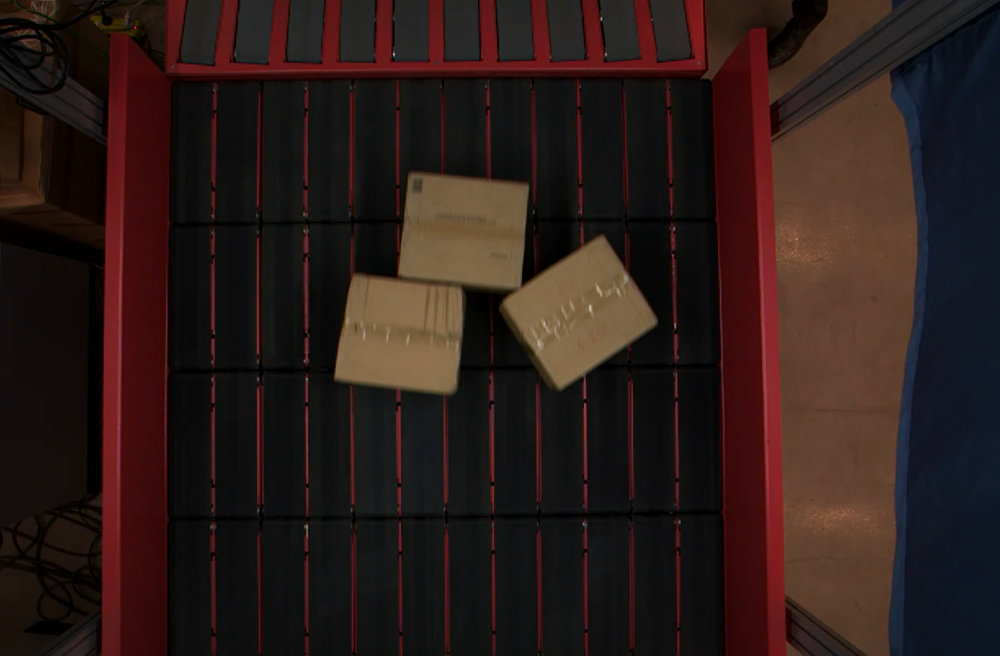
//> input picture box4.png, 1000 x 656 px, shrunk from 1291 x 847 before the run
$ ./contour   (built with g++ and OpenCV 4)
//> lines starting //> are read from the running program, lines starting //| are printed output that depends on the picture; after the words box and inside, x2 and y2 are one past the last pixel; in counts of white or black regions, pixels touching at a corner belong together
#include<opencv2/opencv.hpp>
#include "core/core.hpp"
#include "highgui.hpp"
#include "imgproc/imgproc.hpp"
#include "iostream"

using namespace std;
using namespace cv;

int main()
{
	Mat imageSource=imread("box4.png");
//> imageSource is the input picture: 656 rows x 1000 cols, CV_8UC3; mean B, G, R 25.1, 28, 44
	Mat image_gray;
	imshow("Source Image",imageSource);
	Mat image;
	cvtColor(imageSource,image_gray,COLOR_BGR2GRAY);
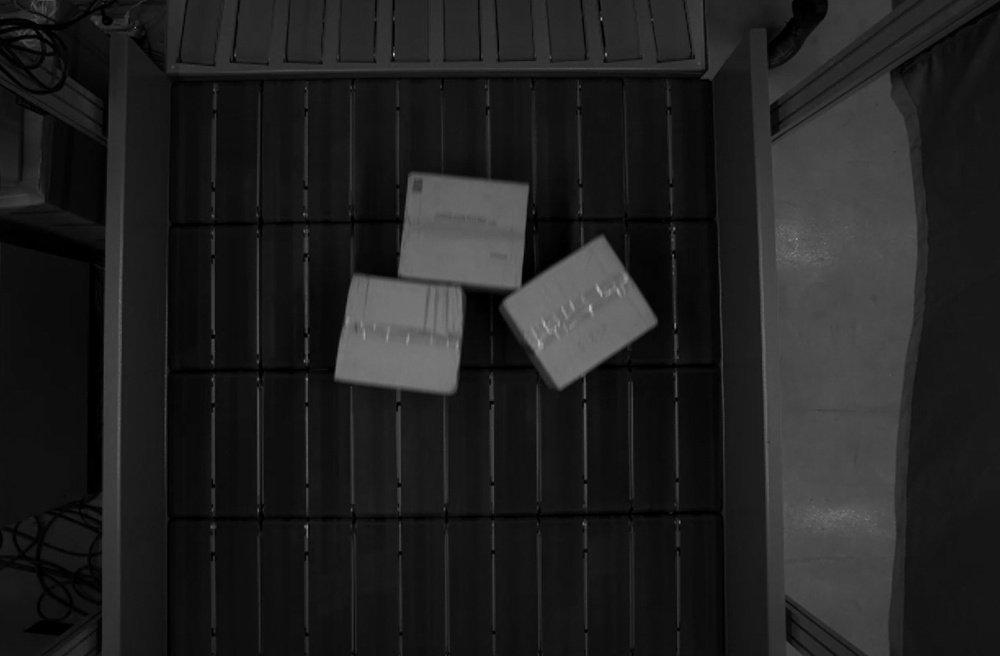
//> image_gray: 656 rows x 1000 cols, CV_8UC1; min 0, max 193, mean 32.5
	GaussianBlur(image_gray,image,Size(3,3),0);
	Mat lap_dst, dst;
	// Canny(image,image,50,70);//对图像进行边缘检测
	threshold(image,image,0,255,cv::THRESH_OTSU); //Opencv Otsu算法
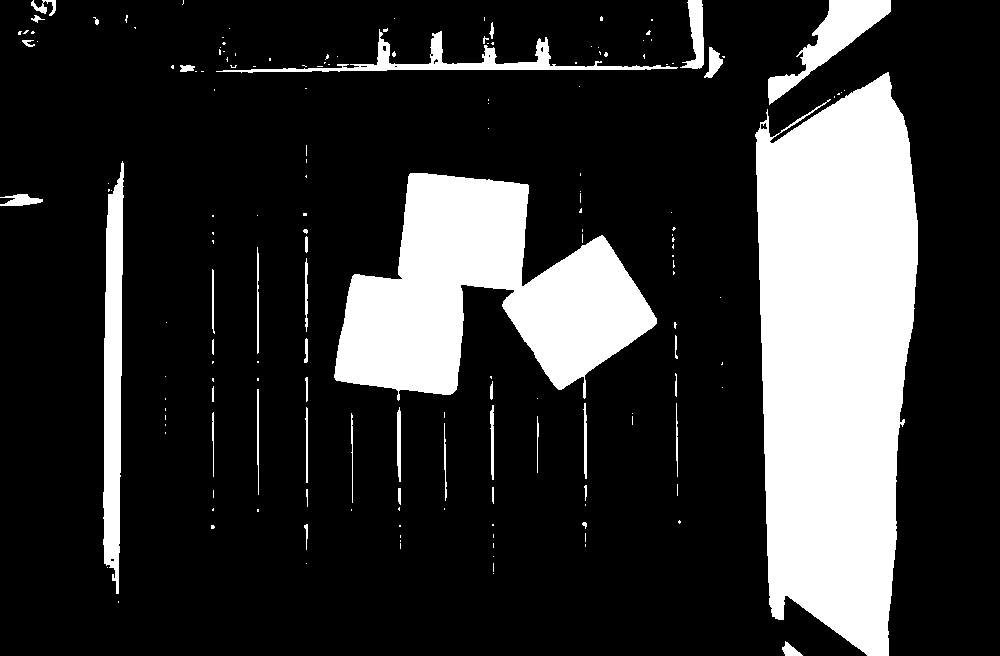
//> image: 656 rows x 1000 cols, CV_8UC1; 20.3% white; 171 white regions (128 under 20 px), largest, box (x1, y1, x2, y2) and area: (755, 72, 918, 656) 74426, (334, 173, 657, 401) 39546, (103, 161, 124, 594) 6503
	//获取自定义核 第一个参数MORPH_RECT表示矩形的卷积核，当然还可以选择椭圆形的、交叉型的
    Mat element = getStructuringElement(MORPH_RECT, Size(7, 7));
    morphologyEx(image,image,MORPH_OPEN,element);//对图像进行形态学处理，开运算
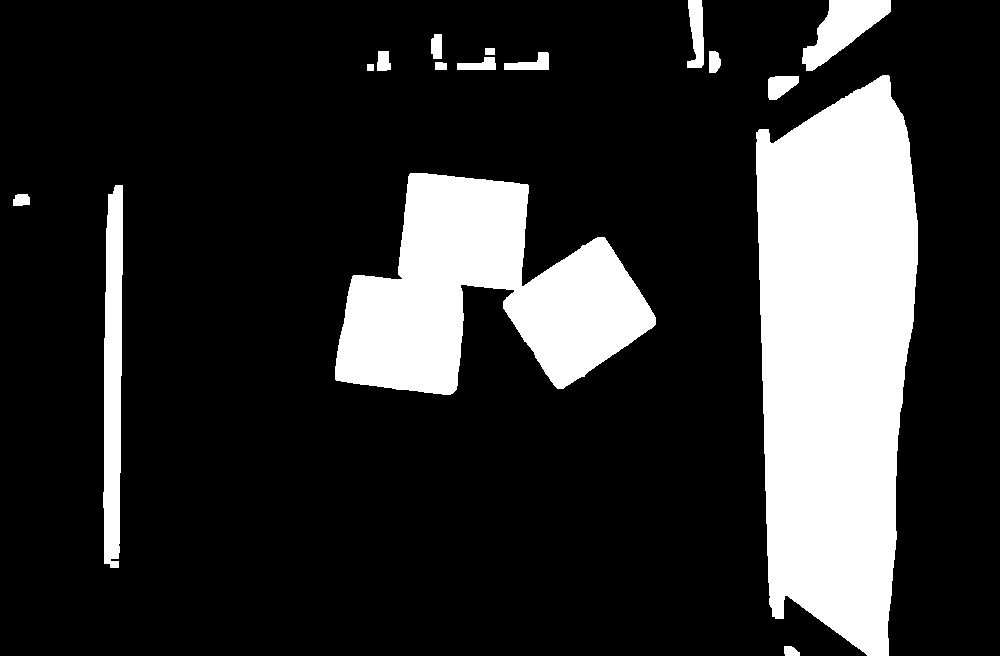
//> image: 656 rows x 1000 cols, CV_8UC1; 19.3% white; 16 white regions
	imshow("边缘检测",image);
	vector<vector<Point>> contours;//vector容器里面放了一个vector容器，子容器里放点
	vector<Vec4i> hierarchy;//vector内存储四维int向量，hierarchy[i][0] ~hierarchy[i][3]，分别表示第i个轮廓的后一个轮廓、前一个轮廓、父轮廓、内嵌轮廓的索引编号
	findContours(image,contours,hierarchy,RETR_LIST,CHAIN_APPROX_NONE,Point());
//> contours = 16 contours; largest, box (x1, y1, x2, y2) and area: (756, 75, 918, 656) 73478, (335, 173, 656, 395) 38871, (103, 185, 123, 568) 5868, (802, 0, 891, 71) 2924, (687, 0, 704, 68) 758
	Mat imageContours=Mat::zeros(image.size(),CV_8UC1);
	Mat Contours=Mat::zeros(image.size(),CV_8UC1);  //绘制轮廓的图
	RNG rng(0);
	vector<Point> cnt;
	vector<Vec4i> defects;
	vector<Point> hull;
	Vec4i def;
	for(int i=0;i<contours.size();i++)
	{
		//contours[i]代表的是第i个轮廓，contours[i].size()代表的是第i个轮廓上所有的像素点数
		for(int j=0;j<contours[i].size();j++)
		{
			//绘制出contours向量内所有的像素点
			Point P=Point(contours[i][j].x,contours[i][j].y);
			Contours.at<uchar>(P)=255;
		}

		//输出hierarchy向量内容
		char ch[256];
		sprintf(ch,"%d",i);
		string str=ch;
		cout<<"向量hierarchy的第" <<str<<" 个元素内容为："<<endl<<hierarchy[i]<<endl<<endl;
		Scalar color = Scalar(rng.uniform(0,255), rng.uniform(0,255), rng.uniform(0,255));
		//绘制轮廓
		drawContours(Contours,contours,i,color,3,8,hierarchy,0, Point(0,0));
		//求取凸包数量
		cnt = contours[i];
		convexHull(cnt,hull,false,false);
		// [8 lines of commented-out code are left out]
	}
//> this loop made 16 passes
//> hull on passes 7, 13: 4 Points (x, y): [373, 64], [373, 70], [367, 70], [367, 64], 4 Points (x, y): [494, 48], [494, 54], [485, 54], [485, 48]
//| 向量hierarchy的第0 个元素内容为：
//| [1, -1, -1, -1]
//| 向量hierarchy的第1 个元素内容为：
//| [2, 0, -1, -1]
//> (the first 4 of 16 printed lines)
//> (output is shown up to pass 8 of 16)
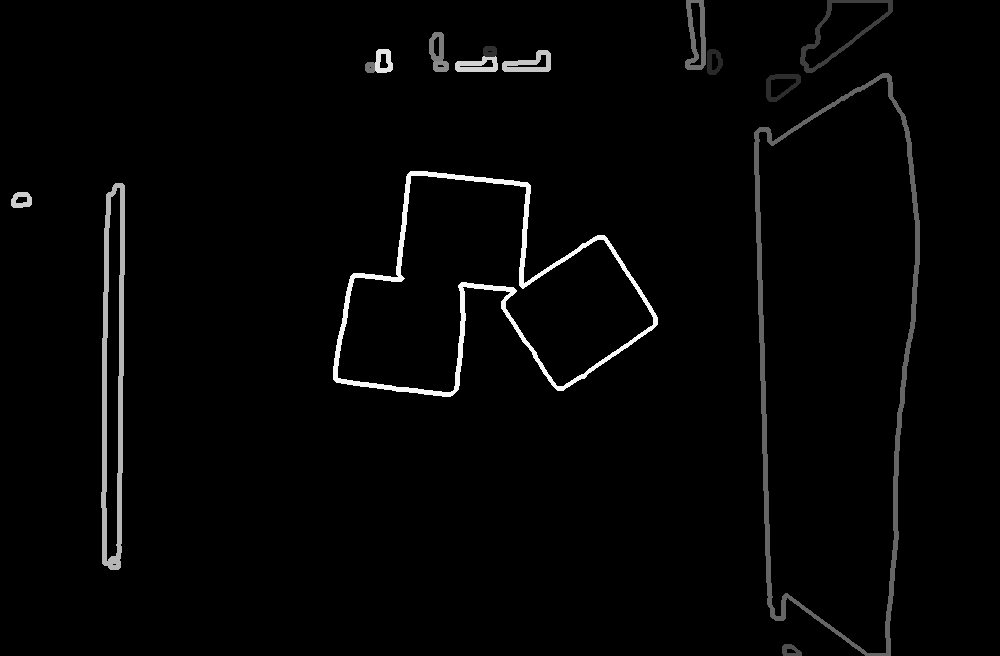
//> Contours: 656 rows x 1000 cols, CV_8UC1; min 0, max 248, mean 5.2
//> after the loop, hull = 8 Points (x, y): [701, 0], [702, 7], [703, 37], [703, 64], [701, 67], [687, 67], [687, 61], [688, 0]

	imshow("Contours Image",Contours); //轮廓
	// imshow("Point of Contours",Contours);   //向量contours内保存的所有轮廓点集
	waitKey(0);
	return 0;
}

$ run again, with box2.png copied over box4.png
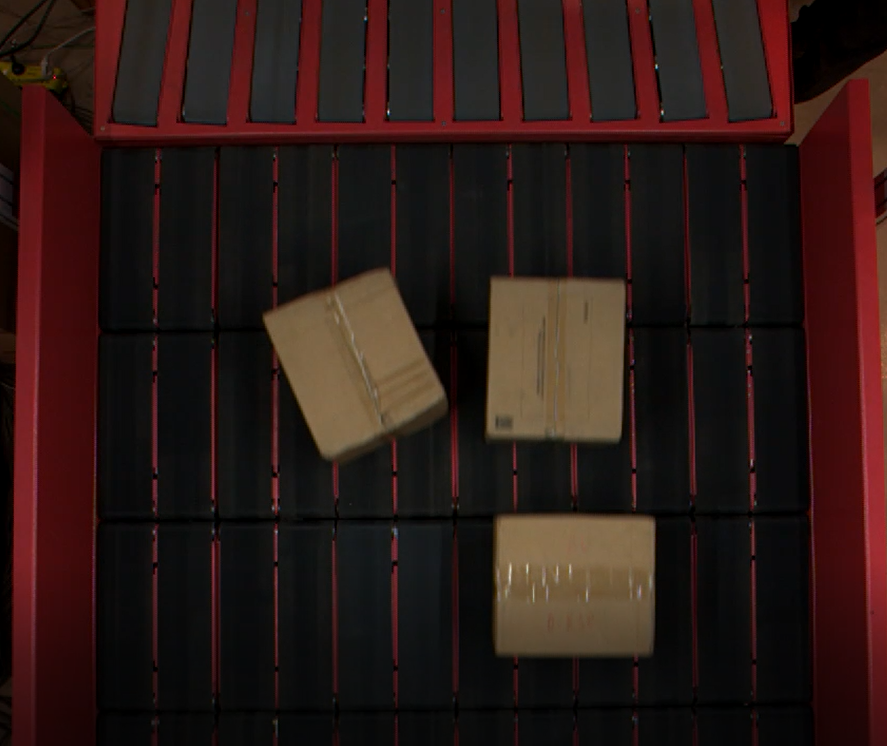
//> input picture box2.png, 887 x 746 px
//> imageSource is the input picture: 746 rows x 887 cols, CV_8UC3; mean B, G, R 21.9, 25.3, 43.5
//> `morphologyEx(image,image,MORPH_OPEN,element);`:
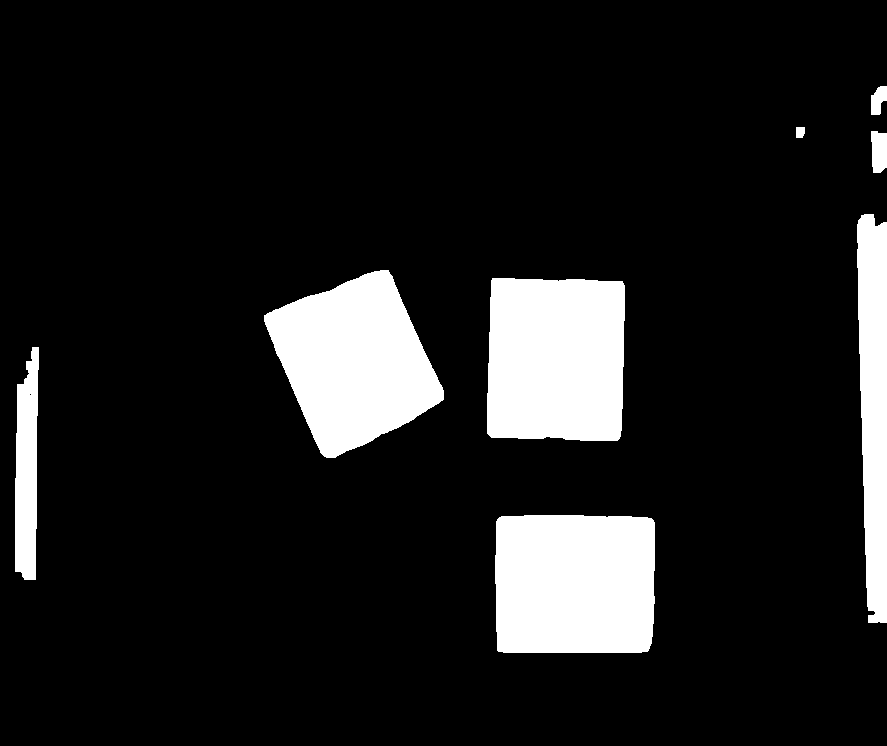
//> image: 746 rows x 887 cols, CV_8UC1; 12.1% white; 8 white regions
//> contours = 9 contours, 1 with area under 20; largest, box (x1, y1, x2, y2) and area: (495, 515, 655, 653) 21361, (487, 278, 625, 441) 21246, (264, 270, 444, 458) 20732, (857, 214, 887, 623) 9767, (15, 347, 39, 580) 4228, (871, 131, 887, 173) 544, (871, 86, 887, 115) 295, (796, 127, 805, 138) 75
//> the loop `for(int i=0;i<contours.size();i++)` made 9 passes
//> hull on pass 2: 4 Points (x, y): [29, 394], [30, 393], [31, 394], [30, 395]
//> (printed output is left out)
//> after the loop `for(int i=0;i<contours.size();i++)`:
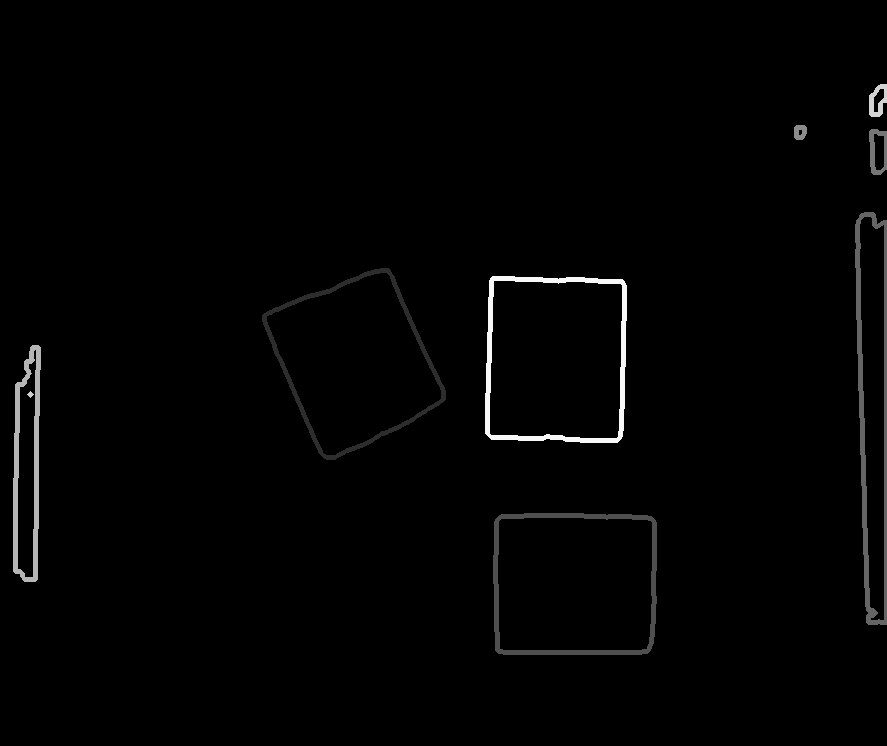
//> Contours: 746 rows x 887 cols, CV_8UC1; min 0, max 248, mean 3
//> after the loop `for(int i=0;i<contours.size();i++)`: hull = contour of 9 points, box (x1, y1, x2, y2) (871, 86, 887, 115), area 339

$ run again, with box3.png copied over box4.png
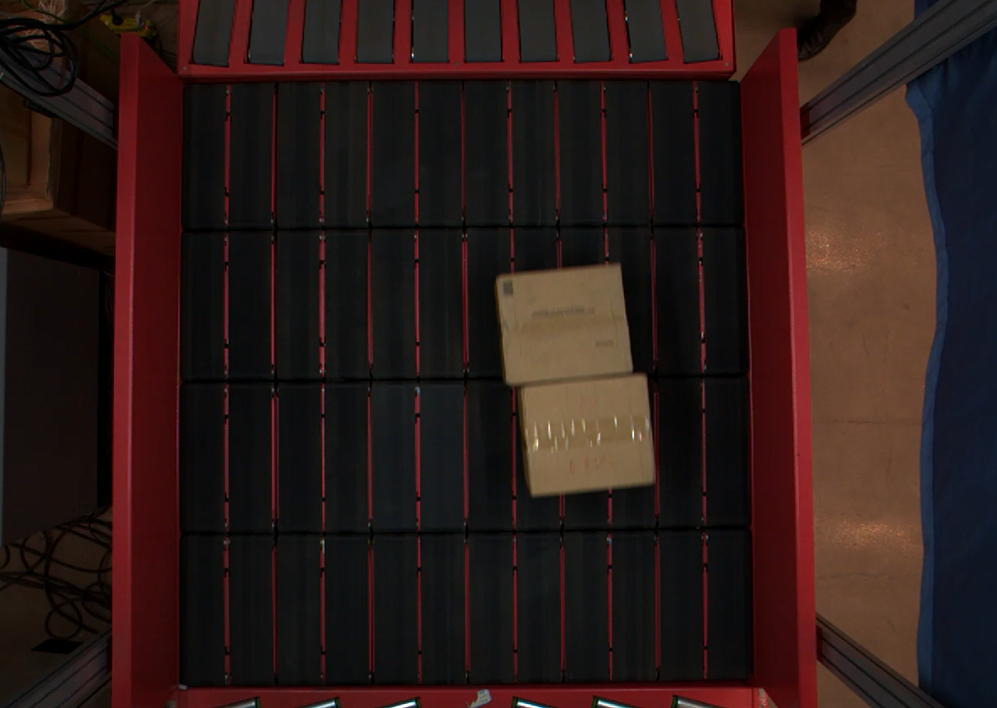
//> input picture box3.png, 997 x 708 px, shrunk from 1250 x 887 before the run
//> imageSource is the input picture: 708 rows x 997 cols, CV_8UC3; mean B, G, R 24.7, 27.3, 44.6
//> `morphologyEx(image,image,MORPH_OPEN,element);`:
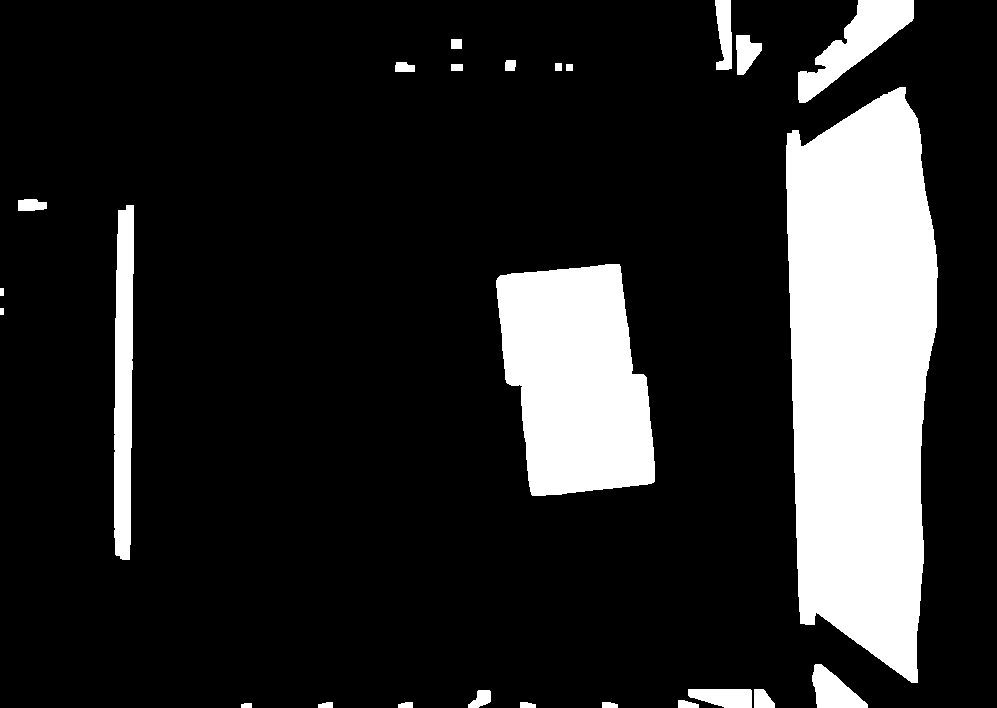
//> image: 708 rows x 997 cols, CV_8UC1; 16.4% white; 25 white regions
//> contours = 25 contours, 1 with area under 20; largest, box (x1, y1, x2, y2) and area: (786, 87, 938, 683) 70350, (496, 264, 655, 496) 27964, (114, 205, 134, 560) 5628, (798, 0, 914, 103) 4332, (812, 664, 868, 708) 1349
//> the loop `for(int i=0;i<contours.size();i++)` made 25 passes
//> hull on passes 11, 12, 17, 18, 19, 22: 4 Points (x, y): [3, 308], [3, 314], [0, 314], [0, 308], 4 Points (x, y): [3, 288], [3, 295], [0, 295], [0, 288], 4 Points (x, y): [572, 64], [572, 70], [566, 70], [566, 64], 4 Points (x, y): [462, 64], [462, 70], [451, 70], [451, 64], 4 Points (x, y): [561, 63], [561, 70], [555, 70], [555, 63], 4 Points (x, y): [461, 39], [461, 48], [451, 48], [451, 39]
//> (printed output is left out)
//> after the loop `for(int i=0;i<contours.size();i++)`:
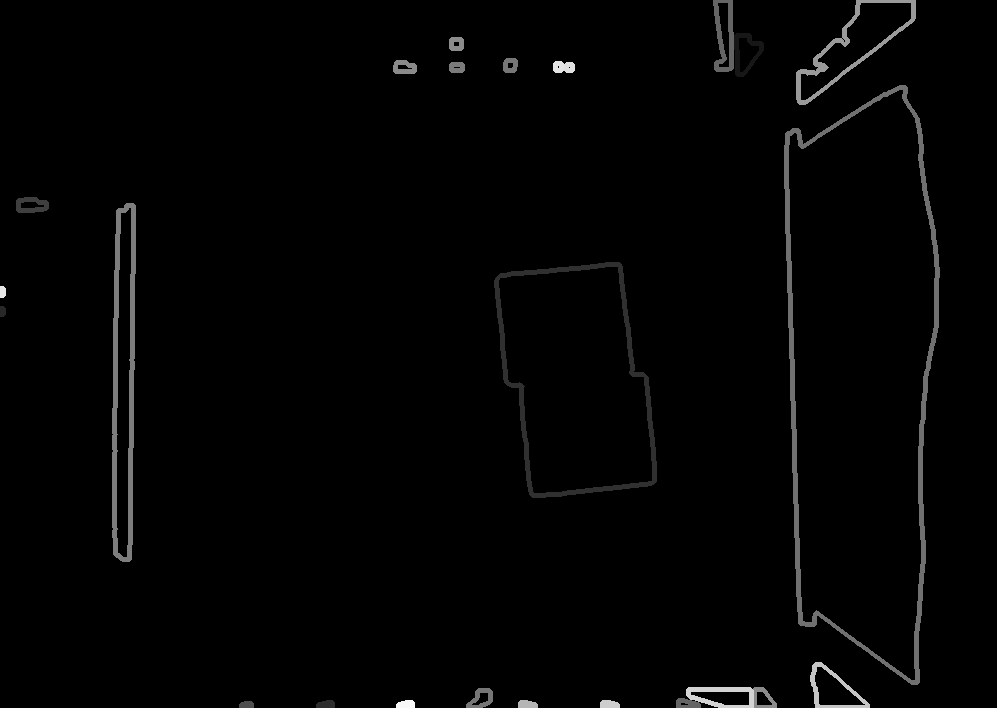
//> Contours: 708 rows x 997 cols, CV_8UC1; min 0, max 248, mean 3.3
//> after the loop `for(int i=0;i<contours.size();i++)`: hull = 7 Points (x, y): [730, 0], [731, 32], [731, 68], [728, 69], [716, 69], [715, 5], [715, 0]

$ run again, with 1.png copied over box4.png
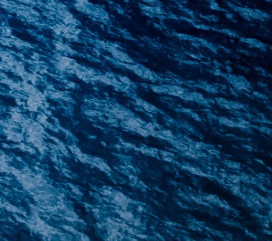
//> input picture 1.png, 272 x 241 px
//> imageSource is the input picture: 241 rows x 272 cols, CV_8UC3; mean B, G, R 96.8, 60.4, 16.8
//> `morphologyEx(image,image,MORPH_OPEN,element);`:
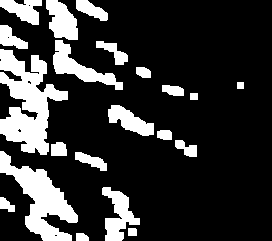
//> image: 241 rows x 272 cols, CV_8UC1; 20.6% white; 21 white regions
//> contours = 26 contours, 5 with area under 20; largest, box (x1, y1, x2, y2) and area: (0, 49, 68, 155) 3424, (0, 151, 78, 241) 2560, (53, 40, 123, 90) 1026, (102, 187, 140, 241) 904, (46, 0, 78, 40) 814
//> the loop `for(int i=0;i<contours.size();i++)` made 26 passes
//> hull on passes 13, 15, 21, 23: 4 Points (x, y): [197, 93], [197, 99], [190, 99], [190, 93], 4 Points (x, y): [243, 82], [243, 88], [237, 88], [237, 82], 4 Points (x, y): [7, 37], [8, 36], [9, 37], [8, 38], 4 Points (x, y): [28, 5], [29, 4], [30, 5], [29, 6]
//> (printed output is left out)
//> after the loop `for(int i=0;i<contours.size();i++)`:
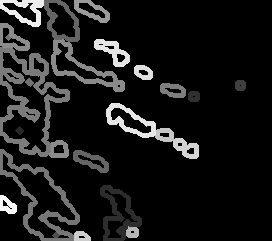
//> Contours: 241 rows x 272 cols, CV_8UC1; min 0, max 248, mean 24.1
//> after the loop `for(int i=0;i<contours.size();i++)`: hull = 7 Points (x, y): [41, 0], [41, 5], [38, 24], [32, 24], [21, 20], [0, 6], [0, 0]
